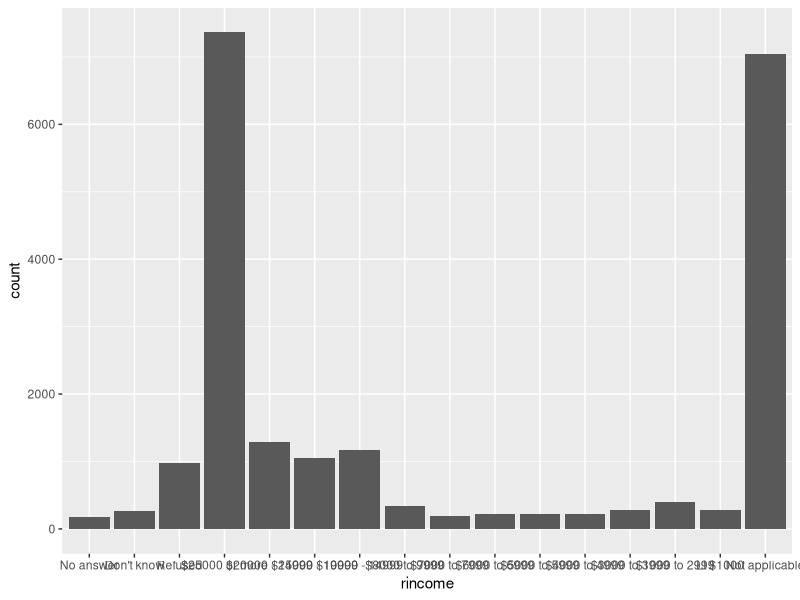

Write the R code that produced this figure.
## ---- chunk 1
knitr::opts_chunk$set(echo = TRUE)
library(tidyverse)
## ---- chunk 2
gss_cat %>%
  ggplot(aes(x = rincome)) +
  geom_bar()
## ---- chunk 3
# 1. remove the rows with value "not applicable"
applicable_gss_cat <- gss_cat %>% filter(rincome != 'Not applicable')

# 2. rename “Lt $1000” to “Less than $1000”
# a warning will occur if we try to attempt to add a value to a factor variable in R that does not already exist, so we have to convert the factor variable to a character variable

applicable_gss_cat$rincome <- as.character(applicable_gss_cat$rincome)
# alter the data
applicable_gss_cat$rincome[applicable_gss_cat$rincome == "Lt $1000"] <- "Less than $1000"
# convert the variable back to factor
applicable_gss_cat$rincome <- as.factor(applicable_gss_cat$rincome)
